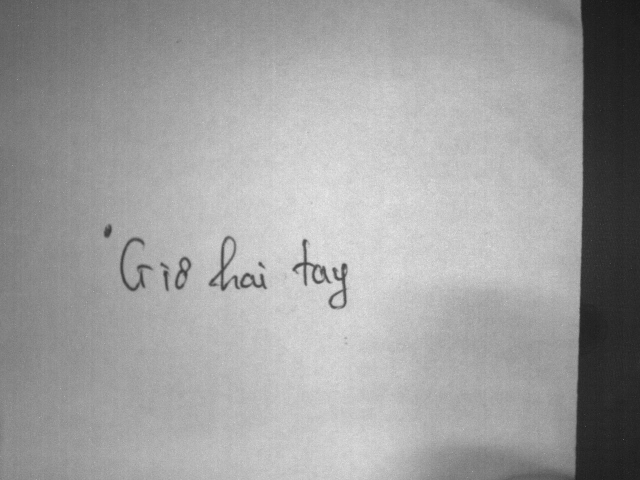
#> input picture data_7_12_light_6/Image00007.JPG, 1280 x 960 px, found by its file name (shown at 1/2 size)
$ jupyter execute pre_train.ipynb
#> lines starting #> are read from the running program, lines starting #| are printed output that depends on the picture; after the words box and inside, x2 and y2 are one past the last pixel; in counts of white or black regions, pixels touching at a corner belong together
[cell 1]
import numpy as np
import cv2
import matplotlib.pyplot as plt

[cell 2]
train_img_path = "E:\\Yumi\\data_30_11\\Image00007.JPG"
#"E:\\Yumi\\data_30_11\\Image00000.JPG"
#"E:\\Year4_Sec1\\Image_Pro\\final_exam\\data\\Image11-28-2022 - 15.33.04.523.JPG"
#img = cv2.cvtColor(cv2.imread(train_img_path), cv2.COLOR_BGR2GRAY)
img = cv2.imread(train_img_path)
#> img is the input picture: shape (960, 1280, 3); min 9, max 254, mean 158.9
img = cv2.fastNlMeansDenoisingColored(img,None,10,10,7,21)
img = cv2.cvtColor(img, cv2.COLOR_BGR2GRAY)
#> img: shape (960, 1280)

img = img[420:600,190:1000] #data 07-12
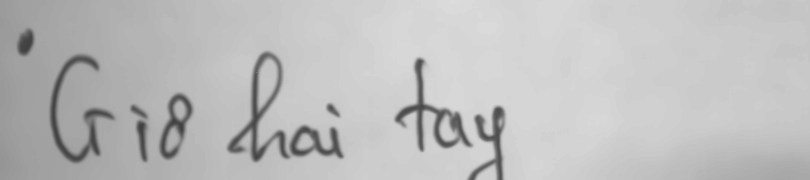
#> img: shape (180, 810); min 62, max 220, mean 189.4
# [13 lines of commented-out code are left out]
img = cv2.GaussianBlur(img, (5,5), 0)

# YOUR PART: Threshold the image using adapative threshold
img = cv2.adaptiveThreshold(img, 255, cv2.ADAPTIVE_THRESH_GAUSSIAN_C, cv2.THRESH_BINARY_INV,11,5)
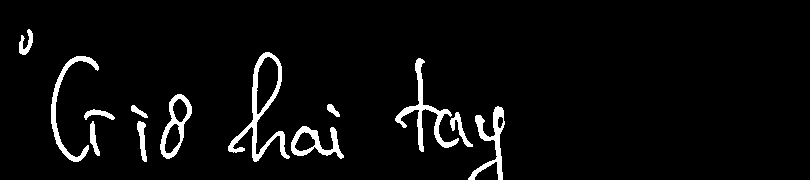
#> img: shape (180, 810); 4.4% white; 13 white regions, largest, box (x1, y1, x2, y2) and area: (228, 52, 290, 162) 1344, (395, 58, 459, 152) 1045, (468, 106, 505, 180) 819
#img = img [790:250,70:1000]
#img = cv2.adaptiveThreshold(img, 255, cv2.ADAPTIVE_THRESH_GAUSSIAN_C, cv2.THRESH_BINARY_INV,33,5)

[cell 3]
plt.imshow(img,cmap = 'gray')
plt.show()

[cell 4]
a = 0

[cell 5]
import cv2
import matplotlib.pyplot as plt

img = cv2.imread("E:\\Yumi\\Do_an_2\\data_7_12_light_6\\Image00048.JPG")
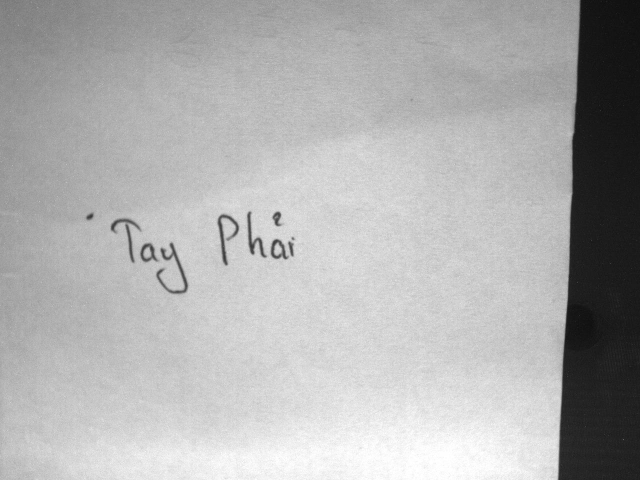
#> input picture data_7_12_light_6/Image00048.JPG, 1280 x 960 px, found by its file name (shown at 1/2 size)
#> img is the input picture: shape (960, 1280, 3); min 1, max 255, mean 174.8
img = img[420:620,190:1000]
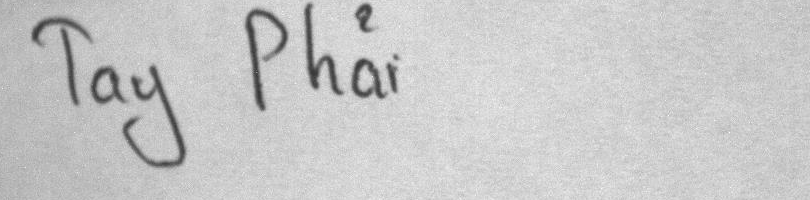
#> img: shape (200, 810, 3); min 53, max 254, mean 200

cv2.imwrite("data_7_12_cropped\\0001_abc_2{}.jpg".format(a), img)
a+=1
plt.imshow(img,cmap = 'gray')
plt.show()
